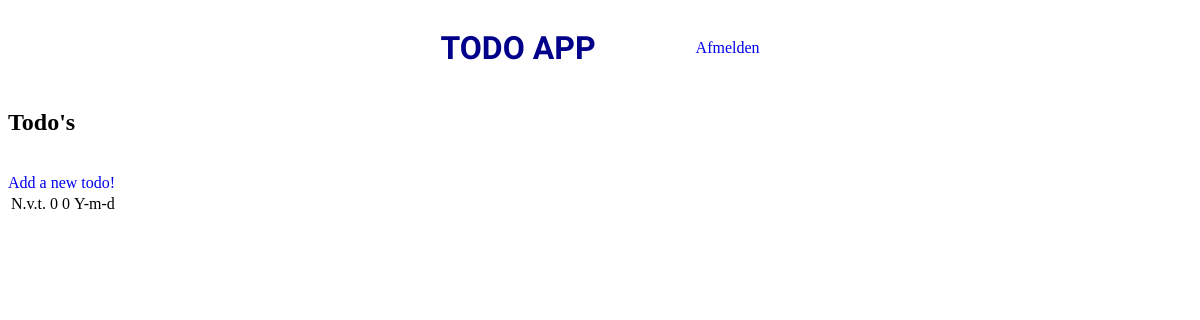
Page /lijst.php (signed in) on the earlier database version.
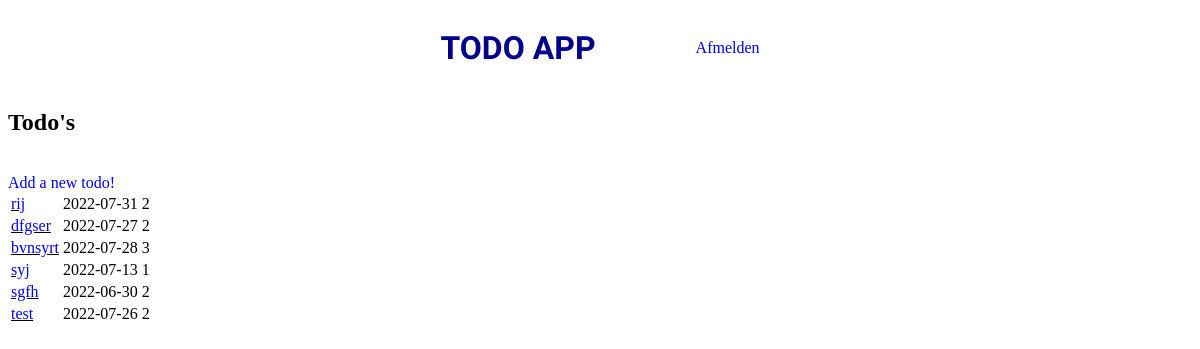
Same page on the later database version.
### tables this page shows
CREATE TABLE `task` (
  `id` int(11) NOT NULL,
  `userId` int(11) NOT NULL,
  `lijstId` int(11) NOT NULL,
  `title` varchar(300) NOT NULL,
  `hour` int(11) NOT NULL,
  `date` date NOT NULL
);

### classes/Task.php (called while the page is built, shortened)
<?php
    class Task {
        public static function getAll() {
            $conn = Db::getInstance();
            $statement = $conn->prepare("select * from task");
            $statement->execute();
            return $statement->fetchAll(PDO::FETCH_ASSOC);
        }
    }

### lijst.php (the view, shortened to what this page needs)
<?php
    $tasks = Task::getAll();
?><!DOCTYPE html>
<html lang="en">
<head>
</head>
<body>
    <?php include_once("nav.inc.php"); ?>
    <div class="content">
        <h2>Todo's</h2>
        <br>
        <div class="topic">
            <a href="add_task.php" class="add">Add a new todo!<i class="fas fa-plus" style="color: #C78743;"></i></a>
        </div>
        <table class="table">
            <?php if(!empty($tasks)): ?>
                <?php foreach($tasks as $task): ?>
                    <tbody>
                        <tr>
                            <td style="text-decoration: underline"><a href="topic.php?topic=<?php echo $task["id"]; ?>" class="btn btn-info"><?php echo htmlspecialchars($task['title']); ?></a></td>
                            <td><?php echo htmlspecialchars($task['date']); ?></td>
                            <td><?php echo htmlspecialchars($task['hour']); ?></td>
                        </tr>
                    </tbody>
                <?php endforeach; ?>
            <?php endif; ?>
            <?php if(empty($tasks)): ?>
                <tbody>
                    <tr>
                        <td>N.v.t.</td>
                        <td>0</td>
                        <td>0</td>
                        <td>Y-m-d</td>
                    </tr>
                </tbody>
            <?php endif; ?>
        </table>
    </div>
</body>
</html>

### nav.inc.php
<link rel="stylesheet" href="css/navigation.css?v=<?php echo time(); ?>">
<div class="container">
    <h1>TODO APP</h1>
    <a href="logout.php" class="logout">Afmelden</a>
</div>

### css/navigation.css (style rules this page uses)
* { list-style: none; text-decoration: none; }
.container { display: flex; flex-direction: row; justify-content: center; align-items: center; gap: 100px; }
h1 { align-self: center; font-family: 'Oswald', sans-serif; color: darkblue; }

Differences in the rows shown:
added task: title "rij", date "2022-07-31", hour "2"
added task: title "dfgser", date "2022-07-27", hour "2"
added task: title "bvnsyrt", date "2022-07-28", hour "3"
added task: title "syj", date "2022-07-13", hour "1"
added task: title "sgfh", date "2022-06-30", hour "2"
added task: title "test", date "2022-07-26", hour "2"
Other differences:
text no longer shown: "N.v.t. 0 0 Y-m-d"
